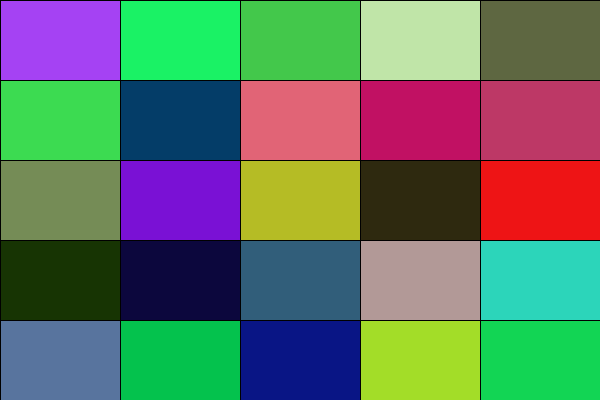
Frame 1 (no input)
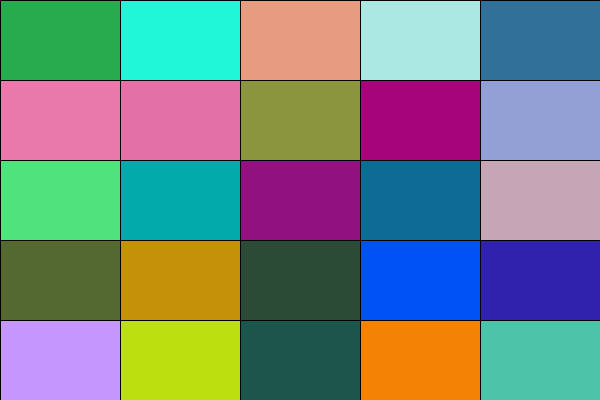
Frame 60 (the mouse pressed at the canvas centre just before this capture)
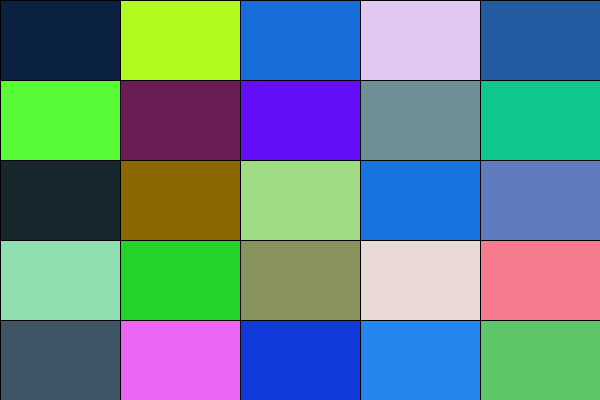
Frame 120 (the mouse held since frame 60 and released just before this capture)

The Processing sketch that drew these frames (run headless with seeded random() and noise(); from frame 60 on, the mouse is pressed at the canvas centre):

// Processing sketch: randomsquares
// ── randomsquares.pde
void setup(){
  size(600,400);
  background(255);
}

void draw(){
  //divisor = number of squares
  int w=width/5;
  int h=height/5;
  
  for(int x=0; x<width; x+=w){
    for(int y=0; y<height; y+=h){
      fill(int(random(0,256)),int(random(0,256)),int(random(0,256)));
      rect(x,y,w,h);
    }
  }
  
  frameRate(4);
}
